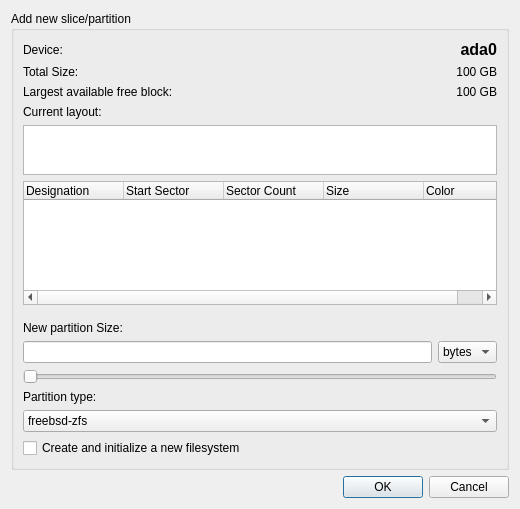
<?xml version="1.0" encoding="UTF-8"?>
<ui version="4.0">
 <class>DialogPartition</class>
 <widget class="QDialog" name="DialogPartition">
  <property name="windowModality">
   <enum>Qt::NonModal</enum>
  </property>
  <property name="geometry">
   <rect>
    <x>0</x>
    <y>0</y>
    <width>520</width>
    <height>509</height>
   </rect>
  </property>
  <property name="windowTitle">
   <string>Add Partition</string>
  </property>
  <property name="windowIcon">
   <iconset resource="zmanagerres.qrc">
    <normaloff>:/icons/kdf.png</normaloff>:/icons/kdf.png</iconset>
  </property>
  <layout class="QVBoxLayout" name="verticalLayout">
   <item>
    <widget class="QGroupBox" name="groupBox">
     <property name="title">
      <string>Add new slice/partition</string>
     </property>
     <layout class="QVBoxLayout" name="verticalLayout_2">
      <item>
       <layout class="QGridLayout" name="gridLayout">
        <property name="topMargin">
         <number>0</number>
        </property>
        <item row="2" column="2">
         <widget class="QLabel" name="devLargestFree">
          <property name="text">
           <string>100 GB</string>
          </property>
          <property name="scaledContents">
           <bool>false</bool>
          </property>
          <property name="alignment">
           <set>Qt::AlignRight|Qt::AlignTrailing|Qt::AlignVCenter</set>
          </property>
         </widget>
        </item>
        <item row="0" column="1">
         <widget class="QLabel" name="label_5">
          <property name="text">
           <string>Device:</string>
          </property>
         </widget>
        </item>
        <item row="0" column="2">
         <widget class="QLabel" name="devName">
          <property name="font">
           <font>
            <pointsize>12</pointsize>
            <weight>75</weight>
            <bold>true</bold>
           </font>
          </property>
          <property name="text">
           <string>ada0</string>
          </property>
          <property name="alignment">
           <set>Qt::AlignRight|Qt::AlignTrailing|Qt::AlignVCenter</set>
          </property>
         </widget>
        </item>
        <item row="2" column="1">
         <widget class="QLabel" name="label_4">
          <property name="text">
           <string>Largest available free block:</string>
          </property>
         </widget>
        </item>
        <item row="1" column="1">
         <widget class="QLabel" name="label_6">
          <property name="text">
           <string>Total Size:</string>
          </property>
         </widget>
        </item>
        <item row="1" column="2">
         <widget class="QLabel" name="devTotalSize">
          <property name="text">
           <string>100 GB</string>
          </property>
          <property name="alignment">
           <set>Qt::AlignRight|Qt::AlignTrailing|Qt::AlignVCenter</set>
          </property>
         </widget>
        </item>
       </layout>
      </item>
      <item>
       <widget class="QLabel" name="label_2">
        <property name="text">
         <string>Current layout:</string>
        </property>
       </widget>
      </item>
      <item>
       <widget class="QGraphicsView" name="GraphicPart">
        <property name="sizePolicy">
         <sizepolicy hsizetype="Expanding" vsizetype="Fixed">
          <horstretch>0</horstretch>
          <verstretch>0</verstretch>
         </sizepolicy>
        </property>
        <property name="minimumSize">
         <size>
          <width>0</width>
          <height>50</height>
         </size>
        </property>
        <property name="maximumSize">
         <size>
          <width>16777215</width>
          <height>50</height>
         </size>
        </property>
        <property name="interactive">
         <bool>false</bool>
        </property>
        <property name="alignment">
         <set>Qt::AlignCenter</set>
        </property>
       </widget>
      </item>
      <item>
       <widget class="QTreeWidget" name="devLayout">
        <attribute name="headerStretchLastSection">
         <bool>true</bool>
        </attribute>
        <column>
         <property name="text">
          <string>Designation</string>
         </property>
        </column>
        <column>
         <property name="text">
          <string>Start Sector</string>
         </property>
        </column>
        <column>
         <property name="text">
          <string>Sector Count</string>
         </property>
        </column>
        <column>
         <property name="text">
          <string>Size</string>
         </property>
        </column>
        <column>
         <property name="text">
          <string>Color</string>
         </property>
        </column>
       </widget>
      </item>
      <item>
       <spacer name="verticalSpacer">
        <property name="orientation">
         <enum>Qt::Vertical</enum>
        </property>
        <property name="sizeType">
         <enum>QSizePolicy::Fixed</enum>
        </property>
        <property name="sizeHint" stdset="0">
         <size>
          <width>20</width>
          <height>10</height>
         </size>
        </property>
       </spacer>
      </item>
      <item>
       <widget class="QLabel" name="label">
        <property name="text">
         <string>New partition Size:</string>
        </property>
       </widget>
      </item>
      <item>
       <layout class="QHBoxLayout" name="horizontalLayout_2">
        <property name="margin">
         <number>0</number>
        </property>
        <item>
         <widget class="QLineEdit" name="SizeText"/>
        </item>
        <item>
         <widget class="QComboBox" name="SizeSelect">
          <item>
           <property name="text">
            <string>bytes</string>
           </property>
          </item>
          <item>
           <property name="text">
            <string>kB</string>
           </property>
          </item>
          <item>
           <property name="text">
            <string>MB</string>
           </property>
          </item>
          <item>
           <property name="text">
            <string>GB</string>
           </property>
          </item>
          <item>
           <property name="text">
            <string>TB</string>
           </property>
          </item>
         </widget>
        </item>
       </layout>
      </item>
      <item>
       <widget class="QSlider" name="sizeSlider">
        <property name="orientation">
         <enum>Qt::Horizontal</enum>
        </property>
       </widget>
      </item>
      <item>
       <widget class="QLabel" name="label_3">
        <property name="text">
         <string>Partition type:</string>
        </property>
       </widget>
      </item>
      <item>
       <widget class="QComboBox" name="PartType">
        <item>
         <property name="text">
          <string>freebsd-zfs</string>
         </property>
        </item>
        <item>
         <property name="text">
          <string>freebsd-ufs</string>
         </property>
        </item>
        <item>
         <property name="text">
          <string>freebsd</string>
         </property>
        </item>
        <item>
         <property name="text">
          <string>freebsd-boot</string>
         </property>
        </item>
        <item>
         <property name="text">
          <string>freebsd-swap</string>
         </property>
        </item>
        <item>
         <property name="text">
          <string>bios-boot</string>
         </property>
        </item>
        <item>
         <property name="text">
          <string>efi</string>
         </property>
        </item>
       </widget>
      </item>
      <item>
       <widget class="QCheckBox" name="newfsCheck">
        <property name="text">
         <string>Create and initialize a new filesystem</string>
        </property>
       </widget>
      </item>
     </layout>
    </widget>
   </item>
   <item>
    <widget class="QDialogButtonBox" name="buttonBox">
     <property name="orientation">
      <enum>Qt::Horizontal</enum>
     </property>
     <property name="standardButtons">
      <set>QDialogButtonBox::Cancel|QDialogButtonBox::Ok</set>
     </property>
    </widget>
   </item>
  </layout>
 </widget>
 <resources>
  <include location="zmanagerres.qrc"/>
 </resources>
 <connections>
  <connection>
   <sender>buttonBox</sender>
   <signal>accepted()</signal>
   <receiver>DialogPartition</receiver>
   <slot>accept()</slot>
   <hints>
    <hint type="sourcelabel">
     <x>248</x>
     <y>254</y>
    </hint>
    <hint type="destinationlabel">
     <x>157</x>
     <y>274</y>
    </hint>
   </hints>
  </connection>
  <connection>
   <sender>buttonBox</sender>
   <signal>rejected()</signal>
   <receiver>DialogPartition</receiver>
   <slot>reject()</slot>
   <hints>
    <hint type="sourcelabel">
     <x>316</x>
     <y>260</y>
    </hint>
    <hint type="destinationlabel">
     <x>286</x>
     <y>274</y>
    </hint>
   </hints>
  </connection>
 </connections>
</ui>
